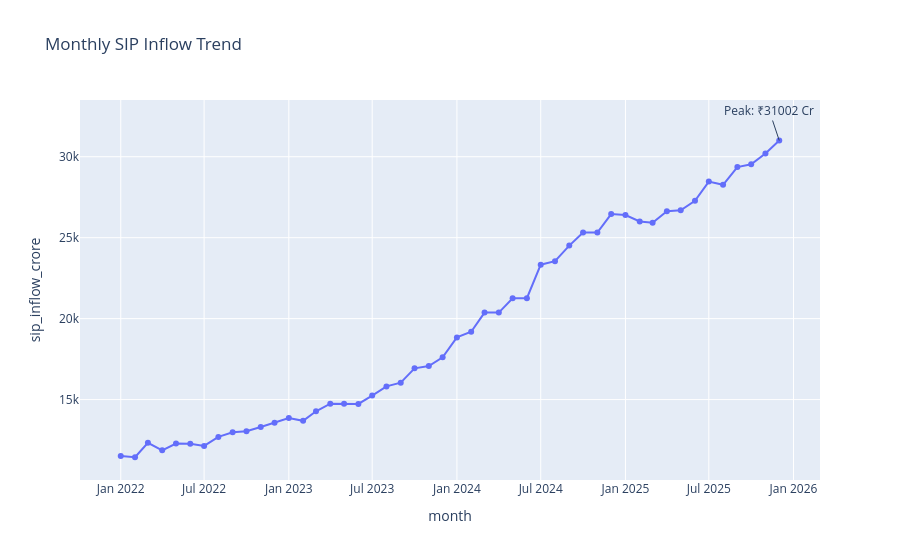

Here is the notebook cell this chart was saved with:
### Code cell
max_row = sip_df.loc[
    sip_df['sip_inflow_crore'].idxmax()
]

fig.add_annotation(
    x=max_row['month'],
    y=max_row['sip_inflow_crore'],
    text=f"Peak: ₹{max_row['sip_inflow_crore']:.0f} Cr",
    showarrow=True
)

fig.show()
